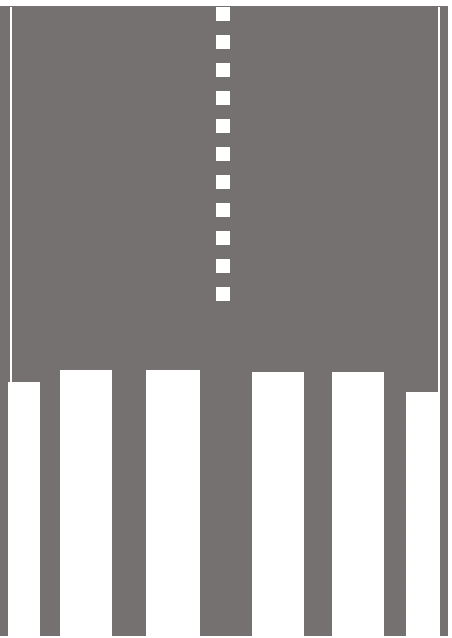
#> input picture topDown.png, 452 x 638 px
$ python imageProcessing.py topDown.png
#> lines starting #> are read from the running program, lines starting #| are printed output that depends on the picture; after the words box and inside, x2 and y2 are one past the last pixel; in counts of white or black regions, pixels touching at a corner belong together
import sys
import cv2
import calibrate
import numpy as np
import matplotlib.pyplot as plt
from skimage.filters import threshold_otsu
from skimage.util import img_as_ubyte
from matplotlib.axes._axes import _log as matplotlib_axes_logger


matplotlib_axes_logger.setLevel('ERROR')

pointX = [calibrate.HorizontalRes*calibrate.VerticalRes]
pointY = [calibrate.HorizontalRes*calibrate.VerticalRes]

def filler(pixelX, pixelY, snow):
    #filler records relevant plots with snow and calibrates them in accordance to the top down image's coordinates
    if(snow):
        GroundX = (calibrate.AOI[1][2]-calibrate.AOI[0][2]) / (calibrate.AOI[1][0] - calibrate.AOI[0][0]) * pixelX - (calibrate.AOI[1][2] - calibrate.AOI[0][2]) / (calibrate.AOI[1][0] - calibrate.AOI[0][0]) * calibrate.AOI[0][0] + calibrate.AOI[0][2]
        GroundY = (calibrate.AOI[3][3] - calibrate.AOI[1][3]) / (calibrate.AOI[3][1] - calibrate.AOI[1][1]) * pixelY - (calibrate.AOI[3][3] - calibrate.AOI[1][3]) / (calibrate.AOI[3][1] - calibrate.AOI[1][1]) * calibrate.AOI[0][1] + calibrate.AOI[0][3]
        TopAOI = (calibrate.AOI[3][0] - calibrate.AOI[2][0])
        BottomAOI = (calibrate.AOI[1][0] - calibrate.AOI[0][0])
        maxFactor = (TopAOI / BottomAOI)

        factor = (maxFactor-1) / (calibrate.AOI[3][1] - calibrate.AOI[1][1]) * pixelY #+ 1 - (1- maxFactor) / (calibrate.AOI[3][1] - calibrate.AOI[1][1]) * calibrate.AOI[1][1]

        b = 1 - (maxFactor-1) / (calibrate.AOI[3][1] - calibrate.AOI[1][1]) * calibrate.AOI[1][1]

        factor = factor + b

        GroundX = GroundX / factor
        pointX.append(GroundX)
        pointY.append(GroundY)
        return

def feed_filler(array):
    #feed_filler iterates through the thresholded image array and feeds it to filler function
    arrayXlen = array.shape[0]
    arrayYlen = array.shape[1]
    for i in range(0, arrayXlen):
        for j in range(0, arrayYlen):
            if (array[i][j].all() != 0):
                xCoord = array[i][j][0]
                yCoord = array[i][j][1]
                filler(yCoord, xCoord, True)

def detect_snow(imgFirst):
    #convert image to grayscale as thresholds only work in that context
    image = cv2.cvtColor(imgFirst, cv2.COLOR_BGR2GRAY)
    #apply otsu threshold
    thresh = threshold_otsu(image)
    binary = image > thresh

    binary = img_as_ubyte(binary)
    binaryX = binary.shape[0] #1080
    binaryY = binary.shape[1] #1920

    #create array of values that stores the coordinates of each pixel that is identified as white/snow
    binaryCoordinates = np.zeros((binaryX,binaryY), dtype=(int,2))
    snowCount = 0
    for i in range(0, binaryX):
        for j in range(0, binaryY):
            if (binary[i][j] == 255):
                snowCount = snowCount + 1
                binaryCoordinates[i][j] = (i,j)

    snowCoverage = int(100*(snowCount/(binaryX*binaryY)))
    print("Finished making coordinate system")
    feed_filler(binaryCoordinates)
    return snowCoverage

def plotsnow(snowCoverage):
    #plotsnow plots the calibrated coordinates of snow onto the topdown view picture
    plt.xlim(calibrate.AOI[0][2], calibrate.AOI[1][2])
    plt.ylim(calibrate.AOI[0][3], calibrate.AOI[3][3])
    area = np.pi * 1
    colors = (0,0,0)
    img = plt.imread("topDown.png")
    snowCoverage = str(snowCoverage)
    snowLabel = "Snow plot for coverage of " + snowCoverage + "%"
    plt.imshow(img, extent=[calibrate.AOI[0][2], calibrate.AOI[1][2],calibrate.AOI[0][3], calibrate.AOI[3][3]])

    plt.scatter(pointX, pointY, s=area, c=colors, alpha=0.5)
    plt.title(snowLabel)
    plt.xlabel('x')
    plt.ylabel('y')
    plt.savefig('test.png')
    print("Picture Generated")

def main(img):
    #load image and resize to 1080 x 1920...we need these dimensions for plotting
#> called with img = 'topDown.png'
    img2 = cv2.imread(img)
#> img2 is the input picture: shape (638, 452, 3); mean B, G, R 153.3, 153.3, 156.2
    dim = (1920, 1080)
    resized = cv2.resize(img2, dim, interpolation = cv2.INTER_AREA)
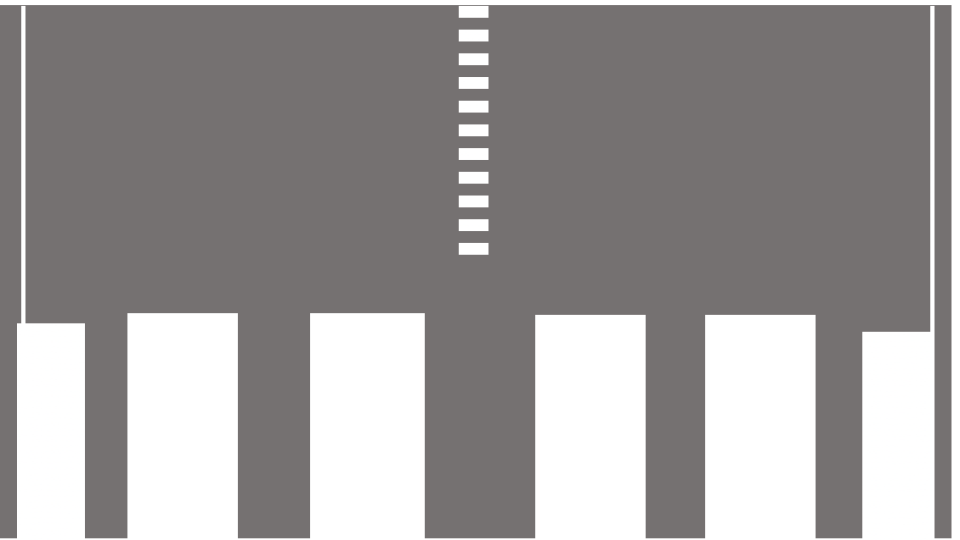
#> resized: shape (1080, 1920, 3) (shown at 1/2 size); mean B, G, R 153.3, 153.3, 156.2
    snowPercentage = detect_snow(resized)
#> in detect_snow, `thresh = threshold_otsu(image)`: thresh = 185
#> in detect_snow, `binary = image > thresh`:
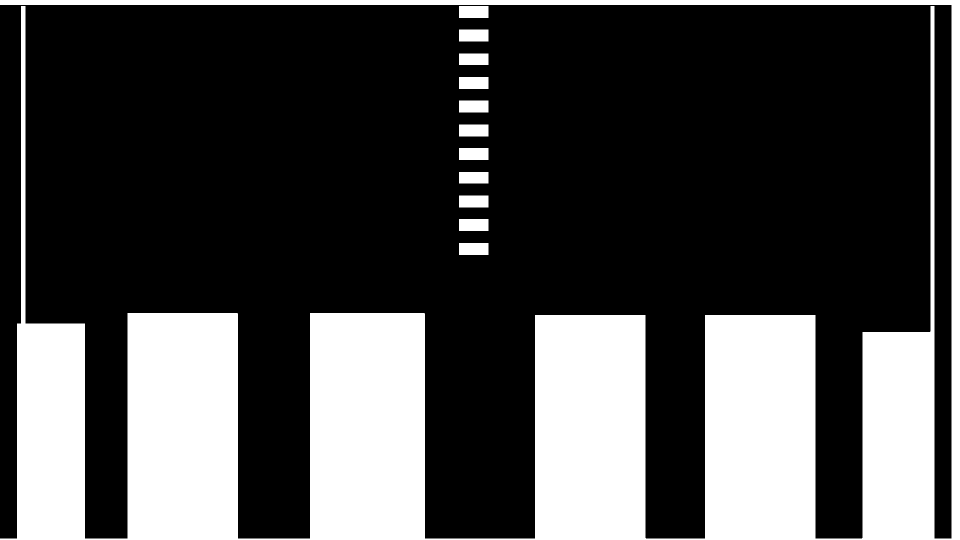
#> binary: shape (1080, 1920) bool (shown at 1/2 size); 28.4% white; 12 white regions, largest, box (x1, y1, x2, y2) and area: (0, 0, 1920, 1080) 572958, (918, 12, 977, 36) 1416, (918, 59, 977, 83) 1416
    plotsnow(snowPercentage)
    cv2.waitKey(0)

#> (the run stopped early here; a loop or call above may not have finished)
